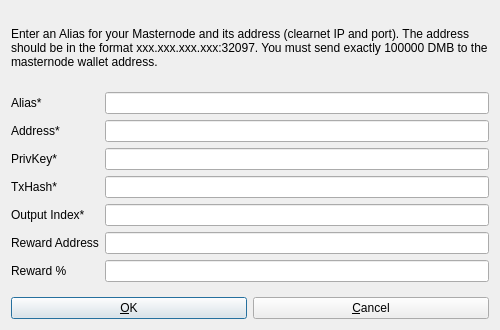
<?xml version="1.0" encoding="UTF-8"?>
<ui version="4.0">
 <class>AddEditAdrenalineNode</class>
 <widget class="QDialog" name="AddEditAdrenalineNode">
  <property name="geometry">
   <rect>
    <x>0</x>
    <y>0</y>
    <width>500</width>
    <height>330</height>
   </rect>
  </property>
  <property name="windowTitle">
   <string>Add/Edit Masternode</string>
  </property>
  <property name="modal">
   <bool>true</bool>
  </property>
  <layout class="QVBoxLayout" name="verticalLayout">
   <item>
    <widget class="QLabel" name="label_9">
     <property name="sizePolicy">
      <sizepolicy hsizetype="Preferred" vsizetype="Expanding">
       <horstretch>0</horstretch>
       <verstretch>0</verstretch>
      </sizepolicy>
     </property>
     <property name="text">
      <string>&lt;html&gt;&lt;head/&gt;&lt;body&gt;&lt;p&gt;Enter an Alias for your Masternode and its address (clearnet IP and port). The address should be in the format xxx.xxx.xxx.xxx:32097. You must send exactly 100000 DMB to the masternode wallet address.&lt;/p&gt;&lt;/body&gt;&lt;/html&gt;</string>
     </property>
     <property name="wordWrap">
      <bool>true</bool>
     </property>
    </widget>
   </item>
   <item>
    <layout class="QFormLayout" name="formLayout">
     <property name="bottomMargin">
      <number>9</number>
     </property>
     <item row="0" column="0">
      <widget class="QLabel" name="label_4">
       <property name="text">
        <string>Alias*</string>
       </property>
      </widget>
     </item>
     <item row="0" column="1">
      <widget class="QLineEdit" name="aliasLineEdit"/>
     </item>
     <item row="1" column="0">
      <widget class="QLabel" name="label_6">
       <property name="text">
        <string>Address*</string>
       </property>
      </widget>
     </item>
     <item row="1" column="1">
      <widget class="QLineEdit" name="addressLineEdit"/>
     </item>
     <item row="2" column="0">
      <widget class="QLabel" name="label_5">
       <property name="text">
        <string>PrivKey*</string>
       </property>
      </widget>
     </item>
     <item row="2" column="1">
      <widget class="QLineEdit" name="privkeyLineEdit"/>
     </item>
     <item row="3" column="0">
      <widget class="QLabel" name="label_2">
       <property name="text">
        <string>TxHash*</string>
       </property>
      </widget>
     </item>
     <item row="3" column="1">
      <widget class="QLineEdit" name="txhashLineEdit"/>
     </item>
     <item row="4" column="0">
      <widget class="QLabel" name="label_8">
       <property name="text">
        <string>Output Index*</string>
       </property>
      </widget>
     </item>
     <item row="4" column="1">
      <widget class="QLineEdit" name="outputindexLineEdit"/>
     </item>
     <item row="5" column="0">
      <widget class="QLabel" name="label_3">
       <property name="text">
        <string>Reward Address</string>
       </property>
      </widget>
     </item>
     <item row="5" column="1">
      <widget class="QLineEdit" name="rewardaddressLineEdit"/>
     </item>
     <item row="6" column="0">
      <widget class="QLabel" name="label_7">
       <property name="text">
        <string>Reward %</string>
       </property>
      </widget>
     </item>
     <item row="6" column="1">
      <widget class="QLineEdit" name="rewardpercentageLineEdit"/>
     </item>
    </layout>
   </item>
   <item>
    <layout class="QHBoxLayout" name="horizontalLayout_Buttons">
     <item>
      <widget class="QPushButton" name="okButton">
       <property name="text">
        <string>&amp;OK</string>
       </property>
      </widget>
     </item>
     <item>
      <widget class="QPushButton" name="cancelButton">
       <property name="text">
        <string>&amp;Cancel</string>
       </property>
       <property name="autoDefault">
        <bool>false</bool>
       </property>
      </widget>
     </item>
    </layout>
   </item>
  </layout>
 </widget>
 <resources/>
 <connections/>
</ui>
